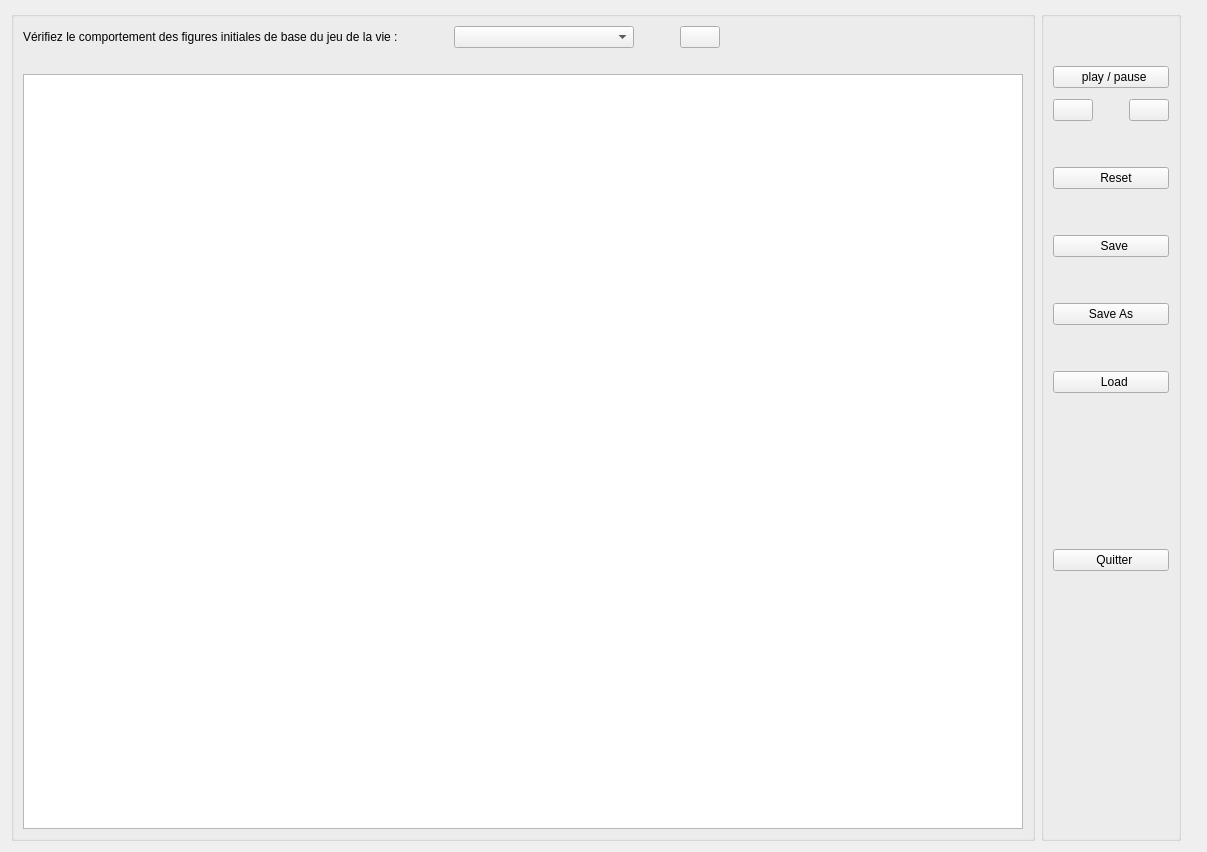
<?xml version="1.0" encoding="UTF-8"?>
<ui version="4.0">
 <class>Form</class>
 <widget class="QWidget" name="Form">
  <property name="geometry">
   <rect>
    <x>0</x>
    <y>0</y>
    <width>1207</width>
    <height>852</height>
   </rect>
  </property>
  <property name="windowTitle">
   <string>Form</string>
  </property>
  <layout class="QGridLayout" name="gridLayout_2">
   <item row="0" column="0">
    <layout class="QGridLayout" name="gridLayout">
     <property name="rightMargin">
      <number>15</number>
     </property>
     <item row="0" column="0">
      <widget class="QGroupBox" name="gb_grid">
       <property name="title">
        <string/>
       </property>
       <layout class="QGridLayout" name="gridLayout_5">
        <item row="2" column="0">
         <widget class="QTableWidget" name="tablew_grid">
          <property name="font">
           <font>
            <pointsize>8</pointsize>
           </font>
          </property>
          <property name="dragDropMode">
           <enum>QAbstractItemView::NoDragDrop</enum>
          </property>
          <property name="defaultDropAction">
           <enum>Qt::CopyAction</enum>
          </property>
          <property name="selectionMode">
           <enum>QAbstractItemView::ExtendedSelection</enum>
          </property>
          <attribute name="horizontalHeaderMinimumSectionSize">
           <number>10</number>
          </attribute>
          <attribute name="horizontalHeaderDefaultSectionSize">
           <number>10</number>
          </attribute>
          <attribute name="verticalHeaderMinimumSectionSize">
           <number>10</number>
          </attribute>
          <attribute name="verticalHeaderDefaultSectionSize">
           <number>10</number>
          </attribute>
         </widget>
        </item>
        <item row="0" column="0">
         <layout class="QGridLayout" name="gridLayout_6">
          <property name="bottomMargin">
           <number>20</number>
          </property>
          <item row="0" column="2">
           <widget class="QComboBox" name="cb_figures_de_base">
            <property name="minimumSize">
             <size>
              <width>180</width>
              <height>0</height>
             </size>
            </property>
           </widget>
          </item>
          <item row="0" column="1">
           <spacer name="horizontalSpacer">
            <property name="orientation">
             <enum>Qt::Horizontal</enum>
            </property>
            <property name="sizeType">
             <enum>QSizePolicy::Fixed</enum>
            </property>
            <property name="sizeHint" stdset="0">
             <size>
              <width>40</width>
              <height>20</height>
             </size>
            </property>
           </spacer>
          </item>
          <item row="0" column="3">
           <spacer name="horizontalSpacer_3">
            <property name="orientation">
             <enum>Qt::Horizontal</enum>
            </property>
            <property name="sizeType">
             <enum>QSizePolicy::Fixed</enum>
            </property>
            <property name="sizeHint" stdset="0">
             <size>
              <width>40</width>
              <height>20</height>
             </size>
            </property>
           </spacer>
          </item>
          <item row="0" column="0">
           <widget class="QLabel" name="label">
            <property name="text">
             <string>Vérifiez le comportement des figures initiales de base du jeu de la vie :   </string>
            </property>
           </widget>
          </item>
          <item row="0" column="5">
           <spacer name="horizontalSpacer_2">
            <property name="orientation">
             <enum>Qt::Horizontal</enum>
            </property>
            <property name="sizeHint" stdset="0">
             <size>
              <width>40</width>
              <height>20</height>
             </size>
            </property>
           </spacer>
          </item>
          <item row="0" column="4">
           <widget class="QPushButton" name="pb_add_examples">
            <property name="toolTip">
             <string>&lt;html&gt;&lt;head/&gt;&lt;body&gt;&lt;p&gt;Ajouter un répertoire contenant des exemples&lt;/p&gt;&lt;/body&gt;&lt;/html&gt;</string>
            </property>
            <property name="text">
             <string/>
            </property>
            <property name="icon">
             <iconset resource="jdlv.qrc">
              <normaloff>:/newPrefix/signe_plus.png</normaloff>:/newPrefix/signe_plus.png</iconset>
            </property>
           </widget>
          </item>
         </layout>
        </item>
       </layout>
      </widget>
     </item>
     <item row="0" column="1">
      <widget class="QGroupBox" name="gb_push_buttons">
       <property name="maximumSize">
        <size>
         <width>150</width>
         <height>16777215</height>
        </size>
       </property>
       <property name="title">
        <string/>
       </property>
       <layout class="QGridLayout" name="gridLayout_4">
        <item row="0" column="0">
         <layout class="QGridLayout" name="gridLayout_3">
          <item row="12" column="0">
           <spacer name="verticalSpacer_4">
            <property name="orientation">
             <enum>Qt::Vertical</enum>
            </property>
            <property name="sizeType">
             <enum>QSizePolicy::Fixed</enum>
            </property>
            <property name="sizeHint" stdset="0">
             <size>
              <width>20</width>
              <height>150</height>
             </size>
            </property>
           </spacer>
          </item>
          <item row="7" column="0">
           <widget class="QPushButton" name="pb_save">
            <property name="text">
             <string>  Save</string>
            </property>
           </widget>
          </item>
          <item row="5" column="0">
           <widget class="QPushButton" name="pb_reset">
            <property name="text">
             <string>   Reset</string>
            </property>
           </widget>
          </item>
          <item row="2" column="0">
           <spacer name="verticalSpacer">
            <property name="orientation">
             <enum>Qt::Vertical</enum>
            </property>
            <property name="sizeType">
             <enum>QSizePolicy::Fixed</enum>
            </property>
            <property name="sizeHint" stdset="0">
             <size>
              <width>20</width>
              <height>5</height>
             </size>
            </property>
           </spacer>
          </item>
          <item row="0" column="0">
           <spacer name="verticalSpacer_6">
            <property name="orientation">
             <enum>Qt::Vertical</enum>
            </property>
            <property name="sizeType">
             <enum>QSizePolicy::Fixed</enum>
            </property>
            <property name="sizeHint" stdset="0">
             <size>
              <width>20</width>
              <height>40</height>
             </size>
            </property>
           </spacer>
          </item>
          <item row="10" column="0">
           <spacer name="verticalSpacer_7">
            <property name="orientation">
             <enum>Qt::Vertical</enum>
            </property>
            <property name="sizeType">
             <enum>QSizePolicy::Fixed</enum>
            </property>
            <property name="sizeHint" stdset="0">
             <size>
              <width>20</width>
              <height>40</height>
             </size>
            </property>
           </spacer>
          </item>
          <item row="1" column="0">
           <widget class="QPushButton" name="pb_play_pause">
            <property name="text">
             <string>  play / pause</string>
            </property>
            <property name="icon">
             <iconset>
              <normalon>:/newPrefix/play.PNG</normalon>
             </iconset>
            </property>
            <property name="iconSize">
             <size>
              <width>32</width>
              <height>32</height>
             </size>
            </property>
           </widget>
          </item>
          <item row="8" column="0">
           <spacer name="verticalSpacer_5">
            <property name="orientation">
             <enum>Qt::Vertical</enum>
            </property>
            <property name="sizeType">
             <enum>QSizePolicy::Fixed</enum>
            </property>
            <property name="sizeHint" stdset="0">
             <size>
              <width>20</width>
              <height>40</height>
             </size>
            </property>
           </spacer>
          </item>
          <item row="9" column="0">
           <widget class="QPushButton" name="pb_save_as">
            <property name="text">
             <string>Save As</string>
            </property>
           </widget>
          </item>
          <item row="6" column="0">
           <spacer name="verticalSpacer_3">
            <property name="orientation">
             <enum>Qt::Vertical</enum>
            </property>
            <property name="sizeType">
             <enum>QSizePolicy::Fixed</enum>
            </property>
            <property name="sizeHint" stdset="0">
             <size>
              <width>20</width>
              <height>40</height>
             </size>
            </property>
           </spacer>
          </item>
          <item row="13" column="0">
           <widget class="QPushButton" name="pb_quit">
            <property name="text">
             <string>  Quitter</string>
            </property>
           </widget>
          </item>
          <item row="4" column="0">
           <spacer name="verticalSpacer_8">
            <property name="orientation">
             <enum>Qt::Vertical</enum>
            </property>
            <property name="sizeHint" stdset="0">
             <size>
              <width>20</width>
              <height>40</height>
             </size>
            </property>
           </spacer>
          </item>
          <item row="11" column="0">
           <widget class="QPushButton" name="pb_load">
            <property name="text">
             <string>  Load</string>
            </property>
           </widget>
          </item>
          <item row="3" column="0">
           <layout class="QGridLayout" name="gridLayout_7">
            <property name="topMargin">
             <number>0</number>
            </property>
            <item row="0" column="0">
             <widget class="QPushButton" name="pb_undo_play">
              <property name="toolTip">
               <string>&lt;html&gt;&lt;head/&gt;&lt;body&gt;&lt;p&gt;Parcours des états sauvegardés à chaque clique sur &amp;quot;Play&amp;quot;&lt;/p&gt;&lt;/body&gt;&lt;/html&gt;</string>
              </property>
              <property name="text">
               <string/>
              </property>
              <property name="icon">
               <iconset resource="jdlv.qrc">
                <normaloff>:/newPrefix/undo.png</normaloff>:/newPrefix/undo.png</iconset>
              </property>
             </widget>
            </item>
            <item row="0" column="2">
             <widget class="QPushButton" name="pb_redo_play">
              <property name="toolTip">
               <string>&lt;html&gt;&lt;head/&gt;&lt;body&gt;&lt;p&gt;Parcours des états sauvegardés à chaque clique sur &amp;quot;Play&amp;quot;&lt;/p&gt;&lt;/body&gt;&lt;/html&gt;</string>
              </property>
              <property name="text">
               <string/>
              </property>
              <property name="icon">
               <iconset resource="jdlv.qrc">
                <normaloff>:/newPrefix/redo.png</normaloff>:/newPrefix/redo.png</iconset>
              </property>
             </widget>
            </item>
            <item row="0" column="1">
             <spacer name="horizontalSpacer_4">
              <property name="orientation">
               <enum>Qt::Horizontal</enum>
              </property>
              <property name="sizeType">
               <enum>QSizePolicy::Fixed</enum>
              </property>
              <property name="sizeHint" stdset="0">
               <size>
                <width>30</width>
                <height>20</height>
               </size>
              </property>
             </spacer>
            </item>
           </layout>
          </item>
         </layout>
        </item>
        <item row="1" column="0">
         <spacer name="verticalSpacer_2">
          <property name="orientation">
           <enum>Qt::Vertical</enum>
          </property>
          <property name="sizeType">
           <enum>QSizePolicy::Expanding</enum>
          </property>
          <property name="sizeHint" stdset="0">
           <size>
            <width>20</width>
            <height>80</height>
           </size>
          </property>
         </spacer>
        </item>
       </layout>
      </widget>
     </item>
    </layout>
   </item>
  </layout>
 </widget>
 <resources>
  <include location="jdlv.qrc"/>
 </resources>
 <connections/>
</ui>
